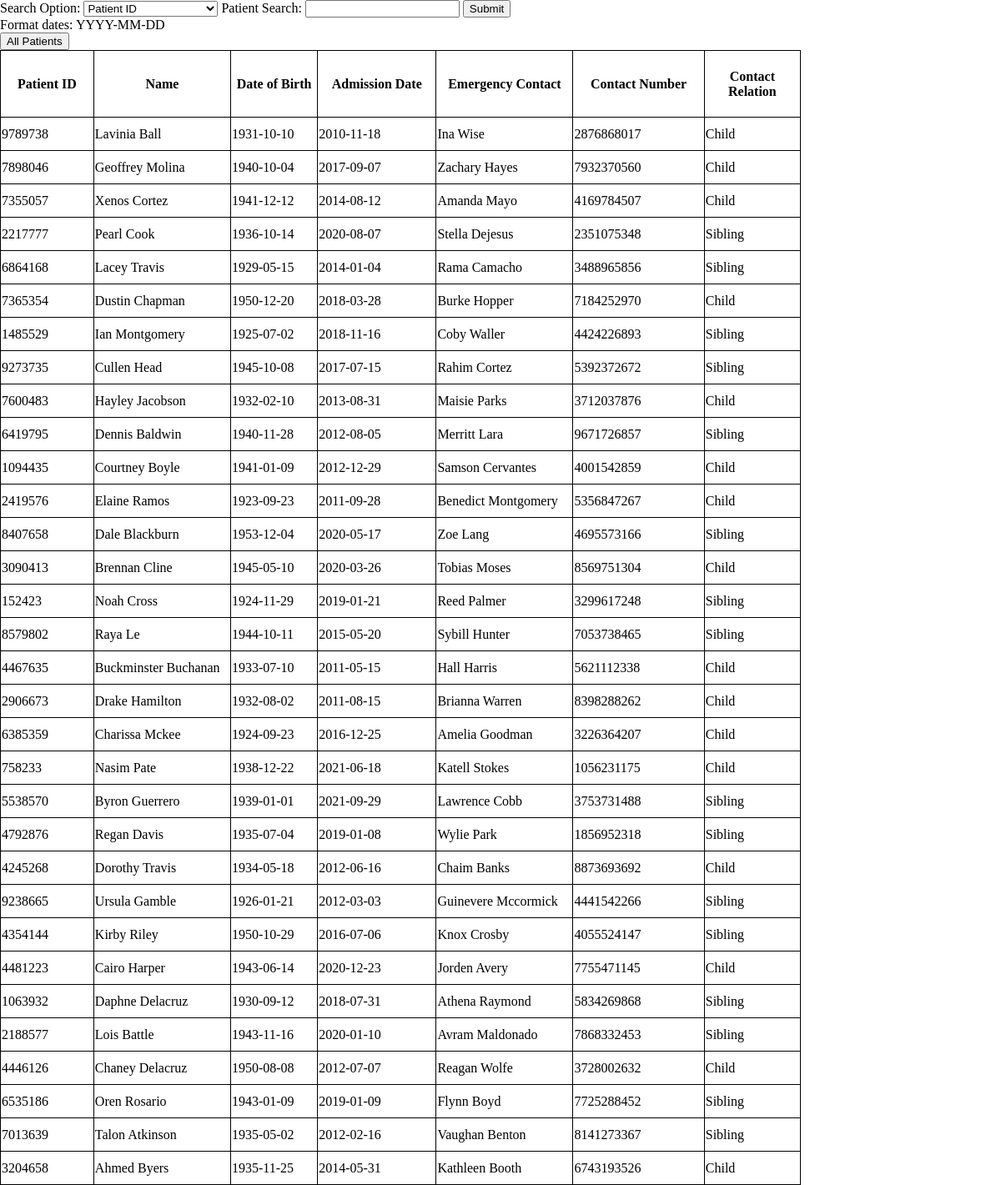
The app's page /patient.php with its own data.
### tables this page shows
CREATE TABLE `Patient` (
  `patientID` int(5) NOT NULL,  
  `fName` varchar(50) NOT NULL,
  `lName` varchar(50) NOT NULL,
  `admissionDate` date NOT NULL,
  `groupID` int(1) NOT NULL,  
  `familyCode` int(3) NOT NULL,
  `emergencyContactName` varchar(50) NOT NULL,
  `emergencyContactNumber` bigint(10) DEFAULT NULL,
  `emergencyContactRelation` varchar(50) NOT NULL,  
  `email` varchar(50) NOT NULL,
  `DOB` date NOT NULL,
  `password` varchar(15) NOT NULL,  
  `approval` int(1) NOT NULL,  
  `totalDues` decimal(10,2) NOT NULL,
  `phone` bigint(10) DEFAULT NULL
);

### patient.php (the view, shortened to what this page needs)
<?php
include 'db_connection.php';
if(!isset($_POST['option'])){
    $sql = "SELECT patientID,fName,lName,DOB,admissionDate,emergencyContactName,emergencyContactNumber,emergencyContactRelation
    FROM Patient
    WHERE approval = 1;";
    $result = $conn->query($sql);
}
?>
<html>
<head>
  <link rel="stylesheet" href="CSS/patientStyles.css">
</head>
    <body>
        <form action="patient.php" method="POST">
            <label for="option">Search Option: </label>
            <select name="option" id="option">
            <option value="id">Patient ID</option>
            </select>
            <label for="search">Patient Search:</label>
            <input type="text" name="search" id="search" required>
            <input type="submit" id="enter" value="Submit">
        </form>
        <p>Format dates: YYYY-MM-DD</p>
        <form action="patient.php" method="POST">
            <input type="submit" id="cancel" value="All Patients">
        </form>
        <table width='30%' border=0>
                    <th>Patient ID</th>
                    <th>Name </th>
                    <th>Date of Birth </th>
                    <th>Admission Date</th>
                    <th>Emergency Contact</th>
                    <th>Contact Number</th>
                    <th>Contact Relation</th>
                <?php
                while($res = mysqli_fetch_array($result)) {
                    echo "<tr>";
                    echo "<td>".$res['patientID']."</td>";
                    echo "<td>".$res['fName']. " " .$res['lName']."</td>";
                    echo "<td>".$res['DOB']."</td>";
                    echo "<td>".$res['admissionDate']."</td>";
                    echo "<td>".$res['emergencyContactName']."</td>";
                    echo "<td>".$res['emergencyContactNumber']."</td>";
                    echo "<td>".$res['emergencyContactRelation']."</td>";
                }
                ?>
         </table>
    </body>
</html>

### CSS/patientStyles.css (style rules this page uses)
* { box-sizing: border-box; margin: 0; }
table, th, tr { border: 1px solid black; width: 80%; }
table, th, td { border: 1px solid black; border-collapse: collapse; }
th { height:80px; width: 55px; }
td { height: 40px; }

### records on screen
patient: patientID "9789738", fName "Lavinia", lName "Ball", DOB "1931-10-10", admissionDate "2010-11-18", emergencyContactName "Ina Wise", emergencyContactNumber "2876868017", emergencyContactRelation "Child"
patient: patientID "7898046", fName "Geoffrey", lName "Molina", DOB "1940-10-04", admissionDate "2017-09-07", emergencyContactName "Zachary Hayes", emergencyContactNumber "7932370560", emergencyContactRelation "Child"
patient: patientID "7355057", fName "Xenos", lName "Cortez", DOB "1941-12-12", admissionDate "2014-08-12", emergencyContactName "Amanda Mayo", emergencyContactNumber "4169784507", emergencyContactRelation "Child"
patient: patientID "2217777", fName "Pearl", lName "Cook", DOB "1936-10-14", admissionDate "2020-08-07", emergencyContactName "Stella Dejesus", emergencyContactNumber "2351075348", emergencyContactRelation "Sibling"
patient: patientID "6864168", fName "Lacey", lName "Travis", DOB "1929-05-15", admissionDate "2014-01-04", emergencyContactName "Rama Camacho", emergencyContactNumber "3488965856", emergencyContactRelation "Sibling"
patient: patientID "7365354", fName "Dustin", lName "Chapman", DOB "1950-12-20", admissionDate "2018-03-28", emergencyContactName "Burke Hopper", emergencyContactNumber "7184252970", emergencyContactRelation "Child"
patient: patientID "1485529", fName "Ian", lName "Montgomery", DOB "1925-07-02", admissionDate "2018-11-16", emergencyContactName "Coby Waller", emergencyContactNumber "4424226893", emergencyContactRelation "Sibling"
patient: patientID "9273735", fName "Cullen", lName "Head", DOB "1945-10-08", admissionDate "2017-07-15", emergencyContactName "Rahim Cortez", emergencyContactNumber "5392372672", emergencyContactRelation "Sibling"
patient: patientID "7600483", fName "Hayley", lName "Jacobson", DOB "1932-02-10", admissionDate "2013-08-31", emergencyContactName "Maisie Parks", emergencyContactNumber "3712037876", emergencyContactRelation "Child"
patient: patientID "6419795", fName "Dennis", lName "Baldwin", DOB "1940-11-28", admissionDate "2012-08-05", emergencyContactName "Merritt Lara", emergencyContactNumber "9671726857", emergencyContactRelation "Sibling"
patient: patientID "1094435", fName "Courtney", lName "Boyle", DOB "1941-01-09", admissionDate "2012-12-29", emergencyContactName "Samson Cervantes", emergencyContactNumber "4001542859", emergencyContactRelation "Child"
patient: patientID "2419576", fName "Elaine", lName "Ramos", DOB "1923-09-23", admissionDate "2011-09-28", emergencyContactName "Benedict Montgomery", emergencyContactNumber "5356847267", emergencyContactRelation "Child"
patient: patientID "8407658", fName "Dale", lName "Blackburn", DOB "1953-12-04", admissionDate "2020-05-17", emergencyContactName "Zoe Lang", emergencyContactNumber "4695573166", emergencyContactRelation "Sibling"
patient: patientID "3090413", fName "Brennan", lName "Cline", DOB "1945-05-10", admissionDate "2020-03-26", emergencyContactName "Tobias Moses", emergencyContactNumber "8569751304", emergencyContactRelation "Child"
patient: patientID "152423", fName "Noah", lName "Cross", DOB "1924-11-29", admissionDate "2019-01-21", emergencyContactName "Reed Palmer", emergencyContactNumber "3299617248", emergencyContactRelation "Sibling"
patient: patientID "8579802", fName "Raya", lName "Le", DOB "1944-10-11", admissionDate "2015-05-20", emergencyContactName "Sybill Hunter", emergencyContactNumber "7053738465", emergencyContactRelation "Sibling"
patient: patientID "4467635", fName "Buckminster", lName "Buchanan", DOB "1933-07-10", admissionDate "2011-05-15", emergencyContactName "Hall Harris", emergencyContactNumber "5621112338", emergencyContactRelation "Child"
patient: patientID "2906673", fName "Drake", lName "Hamilton", DOB "1932-08-02", admissionDate "2011-08-15", emergencyContactName "Brianna Warren", emergencyContactNumber "8398288262", emergencyContactRelation "Child"
patient: patientID "6385359", fName "Charissa", lName "Mckee", DOB "1924-09-23", admissionDate "2016-12-25", emergencyContactName "Amelia Goodman", emergencyContactNumber "3226364207", emergencyContactRelation "Child"
patient: patientID "758233", fName "Nasim", lName "Pate", DOB "1938-12-22", admissionDate "2021-06-18", emergencyContactName "Katell Stokes", emergencyContactNumber "1056231175", emergencyContactRelation "Child"
patient: patientID "5538570", fName "Byron", lName "Guerrero", DOB "1939-01-01", admissionDate "2021-09-29", emergencyContactName "Lawrence Cobb", emergencyContactNumber "3753731488", emergencyContactRelation "Sibling"
patient: patientID "4792876", fName "Regan", lName "Davis", DOB "1935-07-04", admissionDate "2019-01-08", emergencyContactName "Wylie Park", emergencyContactNumber "1856952318", emergencyContactRelation "Sibling"
patient: patientID "4245268", fName "Dorothy", lName "Travis", DOB "1934-05-18", admissionDate "2012-06-16", emergencyContactName "Chaim Banks", emergencyContactNumber "8873693692", emergencyContactRelation "Child"
patient: patientID "9238665", fName "Ursula", lName "Gamble", DOB "1926-01-21", admissionDate "2012-03-03", emergencyContactName "Guinevere Mccormick", emergencyContactNumber "4441542266", emergencyContactRelation "Sibling"
patient: patientID "4354144", fName "Kirby", lName "Riley", DOB "1950-10-29", admissionDate "2016-07-06", emergencyContactName "Knox Crosby", emergencyContactNumber "4055524147", emergencyContactRelation "Sibling"
patient: patientID "4481223", fName "Cairo", lName "Harper", DOB "1943-06-14", admissionDate "2020-12-23", emergencyContactName "Jorden Avery", emergencyContactNumber "7755471145", emergencyContactRelation "Child"
patient: patientID "1063932", fName "Daphne", lName "Delacruz", DOB "1930-09-12", admissionDate "2018-07-31", emergencyContactName "Athena Raymond", emergencyContactNumber "5834269868", emergencyContactRelation "Sibling"
patient: patientID "2188577", fName "Lois", lName "Battle", DOB "1943-11-16", admissionDate "2020-01-10", emergencyContactName "Avram Maldonado", emergencyContactNumber "7868332453", emergencyContactRelation "Sibling"
patient: patientID "4446126", fName "Chaney", lName "Delacruz", DOB "1950-08-08", admissionDate "2012-07-07", emergencyContactName "Reagan Wolfe", emergencyContactNumber "3728002632", emergencyContactRelation "Child"
patient: patientID "6535186", fName "Oren", lName "Rosario", DOB "1943-01-09", admissionDate "2019-01-09", emergencyContactName "Flynn Boyd", emergencyContactNumber "7725288452", emergencyContactRelation "Sibling"
patient: patientID "7013639", fName "Talon", lName "Atkinson", DOB "1935-05-02", admissionDate "2012-02-16", emergencyContactName "Vaughan Benton", emergencyContactNumber "8141273367", emergencyContactRelation "Sibling"
patient: patientID "3204658", fName "Ahmed", lName "Byers", DOB "1935-11-25", admissionDate "2014-05-31", emergencyContactName "Kathleen Booth", emergencyContactNumber "6743193526", emergencyContactRelation "Child"
